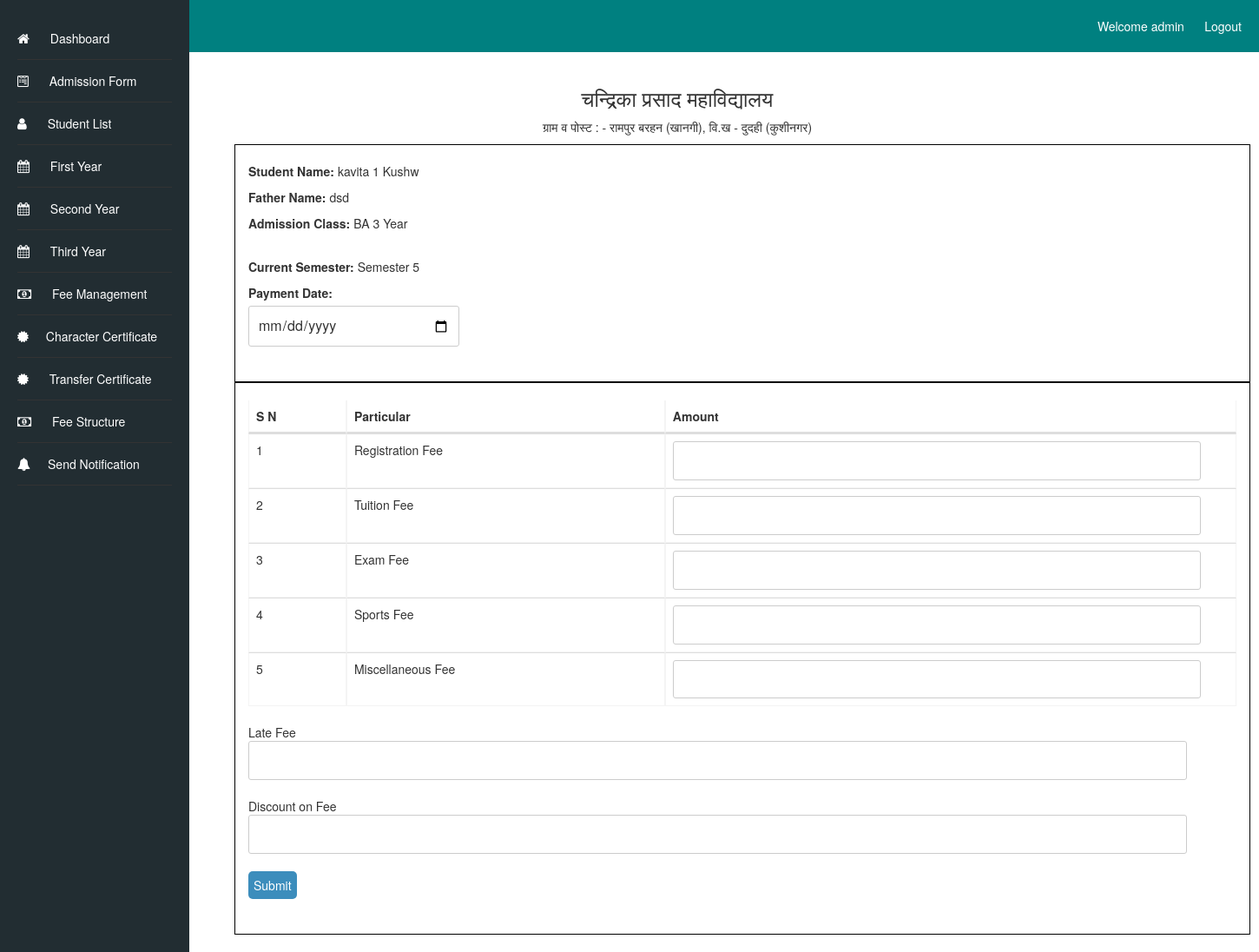
The app's page /fee_management/fee_submission/4/ (signed in), older data.
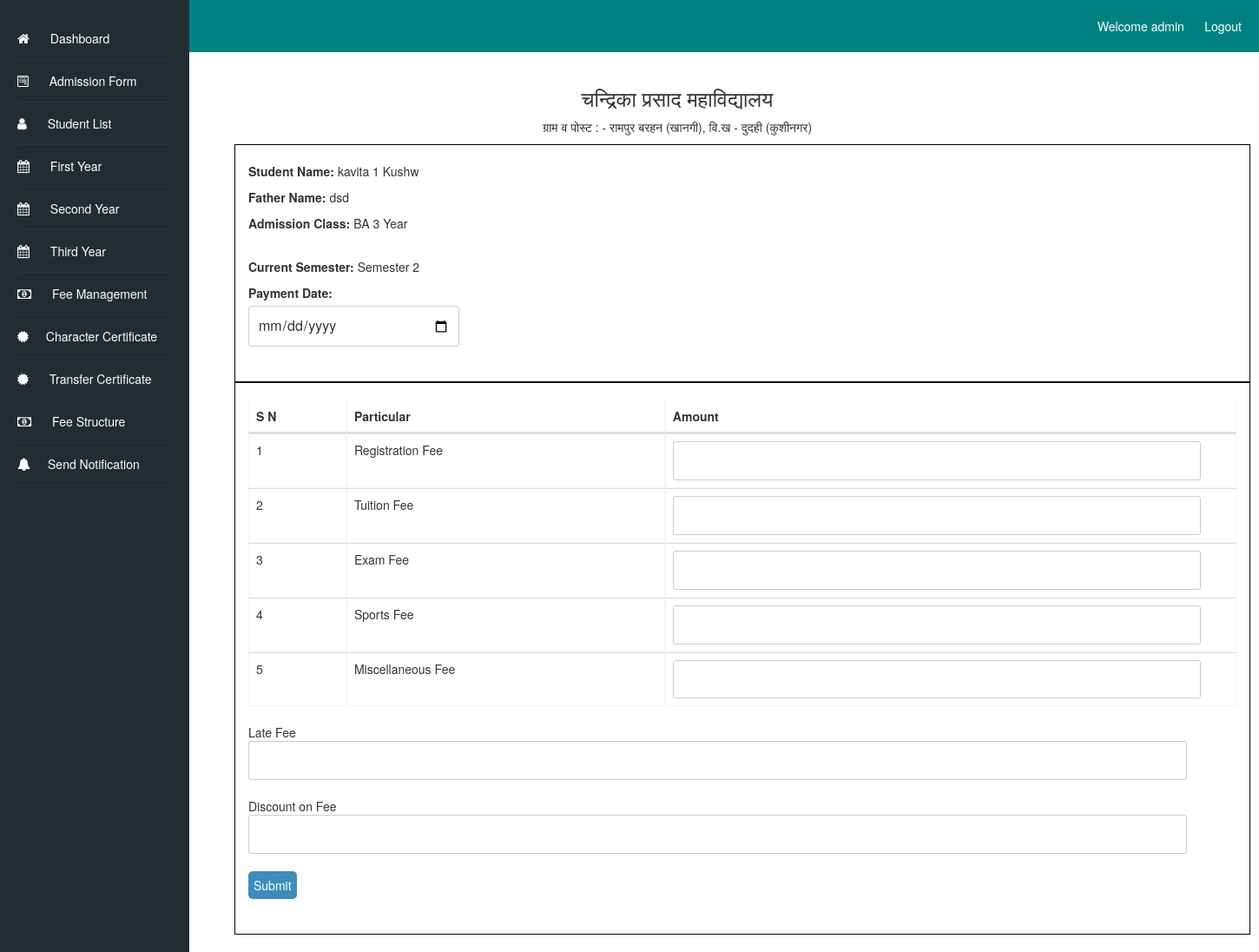
The same page, newer data.
### admissionapp/models.py (models this page shows, shortened)
class AdmissionForm(models.Model):
    first_name = models.CharField(max_length=50)
    middle_name = models.CharField(max_length=50, blank=True,)
    last_name = models.CharField(max_length=50, blank=True,)
    father_name = models.CharField(max_length=100)
    mother_name = models.CharField(max_length=100)
    photo = models.ImageField(upload_to='admission_photos/')
    marks_10th = models.DecimalField(max_digits=5, decimal_places=2)
    marks_12th = models.DecimalField(max_digits=5, decimal_places=2)
    admission_batch = models.CharField(max_length=20)
    school_details_12th = models.TextField()
    school_details_10th = models.TextField()
    address = models.TextField()
    pass_out_year_12th = models.IntegerField()
    pass_out_year_10th = models.IntegerField()
    admission_date = models.DateField()
    caste = models.CharField(max_length=20)
    roll_number_12th = models.CharField(max_length=20)
    roll_number_10th = models.CharField(max_length=20)
    aadhar_number = models.CharField(max_length=12, unique=True)
    mobile_number = models.CharField(max_length=10)
    date_of_birth = models.DateField()
    subjects = models.CharField(max_length=1000)
    registration_number = models.CharField(max_length=20, blank=True)
    current_semester = models.CharField(max_length=20, blank=True)

### fee_management/views.py (the view)
# urls.py: path('fee_submission/<int:student_id>/', views.fee_submission, name='fee_submission'),
@login_required
def fee_submission(request, student_id):
    student = get_object_or_404(AdmissionForm, id=student_id)
    def send_message_background(total_paid_amount, current_semester, remaining_amount, ):
        message = f"Dear {student.first_name}, you have paid {total_paid_amount} for Semester {current_semester }. {remaining_amount } is remaining. Please make the payment as soon as possible."
        client = Client(settings.TWILIO_ACCOUNT_SID, settings.TWILIO_AUTH_TOKEN)
        to_number = ''.join(filter(str.isdigit, student.mobile_number))
        formatted_to_number = '+91 ' + to_number
        try:
            message = client.messages.create(
                to=formatted_to_number,
                from_='33430',  # Replace with your Twilio number
                body=message
            )
        except Exception as e:
            print(f"Twilio Error: {str(e)}")
    if request.method == 'POST':
        fee_form = FeeForm(request.POST)
        if fee_form.is_valid():
            fee = fee_form.save(commit=False)
            fee.student = student
            timestamp = datetime.now().strftime('%Y%m%d%H%M%S')
            random_part = get_random_string(length=6, allowed_chars='1234567890')
            fee.receipt_number = f"R{timestamp}{random_part}"
            fee.registration_fee = fee.registration_fee or 0
            fee.tuition_fee = fee.tuition_fee or 0
            fee.exam_fee = fee.exam_fee or 0
            fee.sports_fee = fee.sports_fee or 0
            fee.miscellaneous_fee = fee.miscellaneous_fee or 0
            fee.late_fee = fee.late_fee or 0
            fee.discount_fee = fee.discount_fee or 0
            total_paid_amount = (
                fee.registration_fee + fee.tuition_fee + fee.exam_fee +
                fee.sports_fee + fee.miscellaneous_fee - fee.discount_fee + fee.late_fee
            )
            fee.total_paid_amount = total_paid_amount
            fee.semester = student.current_semester
            fee_history = Fee.objects.filter(student=student).order_by('-payment_date')
            current_semester = student.current_semester
            try:
                semester_fee = Semester.objects.get(semester_number=student.current_semester)
                total_semester_fee = semester_fee.semester_total
                fee.total_semester_fee = total_semester_fee
            except Semester.DoesNotExist:
                total_semester_fee = 0
            total_paid_amount_history = {}  # Dictionary to store total paid amounts per semester
            for history_entry in fee_history:
                semester_paid = history_entry.semester
                if semester_paid not in total_paid_amount_history:
                    total_paid_amount_history[semester_paid] = 0
                total_paid_amount_history[semester_paid] += history_entry.total_paid_amount
            if current_semester not in total_paid_amount_history:
                total_paid_amount_history[current_semester] = 0
            remaining_amount = total_semester_fee - total_paid_amount - total_paid_amount_history[current_semester]
            fee.remaining_amount = remaining_amount
            message_thread = threading.Thread(target=send_message_background(total_paid_amount, current_semester,remaining_amount))
            message_thread.start()
            fee.save()
            return redirect('generate_receipt', fee_id=fee.id)
        else:
            print(fee_form.errors)
    else:
        fee_form = FeeForm()
    return render(request, 'fee_management/fee_submission.html', {'fee_form': fee_form, 'student': student})

### fee_management/forms.py
class FeeForm(forms.ModelForm):  # Change from forms.Form to forms.ModelForm
    class Meta:
        model = Fee
        exclude = ['student', 'receipt_number', 'total_amount_in_words', 'fee_for_month', 'semester' , 'comments']

### fee_management/templates/fee_management/fee_submission.html (shortened to what the changed rows need)
<!DOCTYPE html>
<html>
<head>
    <link rel="stylesheet" type="text/css" href="/static/fee_submission.css">
    <link rel="stylesheet" type="text/css" href="/static/styles.css">
    <link rel="stylesheet" href="https://cdnjs.cloudflare.com/ajax/libs/font-awesome/4.7.0/css/font-awesome.min.css">
    <link rel="stylesheet" href="/static/bootstrap.min.css">
</head>
<body>
    <div class="content">
        <div class="container student_sec">
            <div class="section">
                <p><b>Student Name:</b> {{ student.first_name }} {{ student.middle_name }} {{ student.last_name }}</p>
                <p><b>Father Name:</b> {{ student.father_name }}</p>
                <p><b>Admission Class:</b> BA {{ student.admission_batch }} Year</p>
            </div>
            <div class="section fee_sec">
                <form method="post" id="fee-submission-form">
                    <div>
                        <p> <b>Current Semester:</b> Semester {{ student.current_semester }}</p>
                    </div>
                </div>
        </div>
        <div class="container student_sec">
                <table class="table">
                    <thead>
                        <tr>
                            <th>S N</th>
                            <th>Particular</th>
                            <th>Amount</th>
                        </tr>
                    </thead>
                </table>
<br>
                <br>
       </div>
    </body>
</html>

Row changes from the older to the newer data that the page shows:
changed AdmissionForm "kavita": current_semester "5" → "2"
